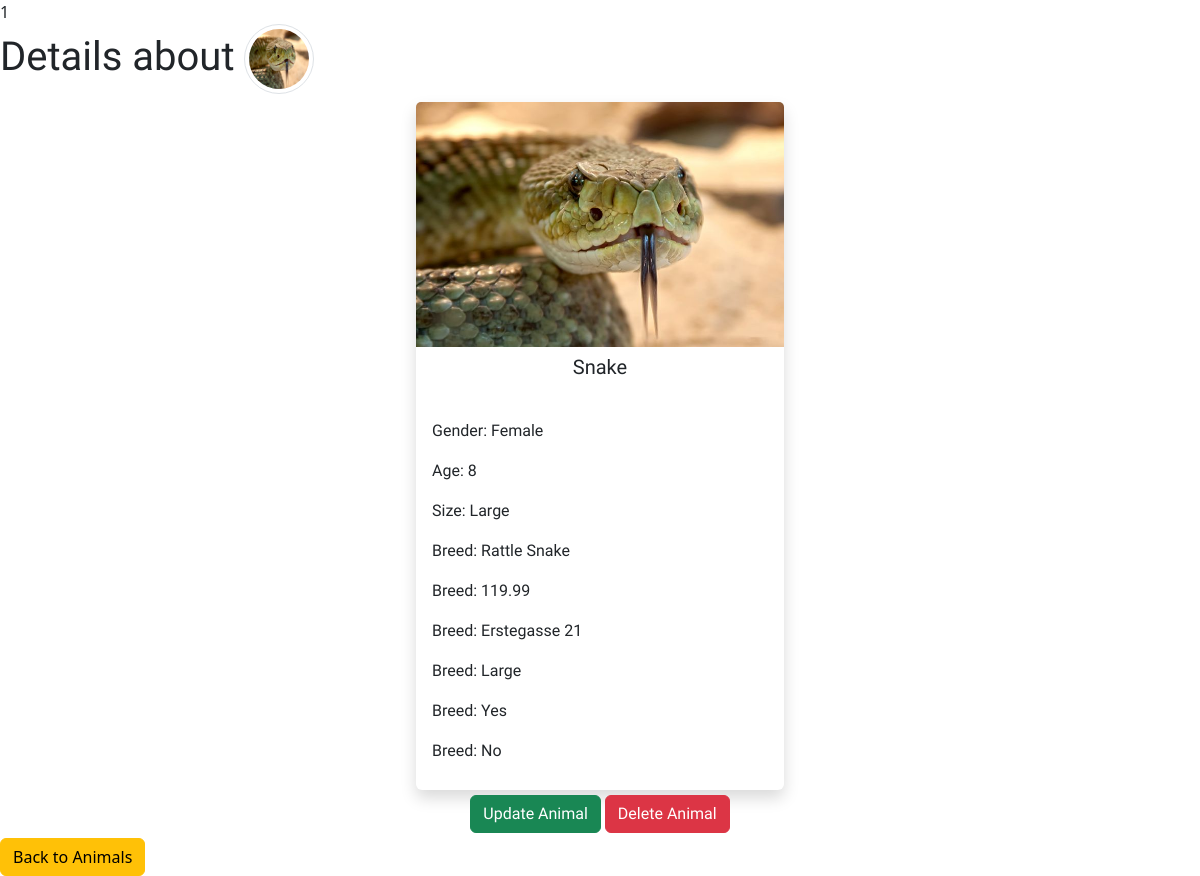
Page /products/details.php?id=1 (signed in) on the committed database.
### tables this page shows
CREATE TABLE `animal` (
  `id` int(11) NOT NULL,
  `first_name` varchar(255) NOT NULL,
  `address` varchar(255) NOT NULL,
  `age` int(11) NOT NULL,
  `breed` varchar(255) NOT NULL,
  `size` varchar(255) NOT NULL,
  `gender` varchar(255) NOT NULL,
  `vaccine` varchar(255) NOT NULL,
  `pedigree` varchar(255) NOT NULL,
  `price` decimal(5,2) NOT NULL,
  `image` varchar(255) NOT NULL
);

### products/details.php (the view, shortened to what this page needs)
<?php
require_once "../components/db_connect.php";
$id = $_GET['id'];
$sql = "SELECT * FROM animal WHERE id = {$id}";
$result = mysqli_query($connect, $sql);
$card = "";
if(mysqli_num_rows($result) > 0){
    $animal = mysqli_fetch_assoc($result);
    $card .= "
    <div class='card mb-5 shadow' style='width: 23rem; margin:0 auto; border:none; height: 43rem'>
        <img src='../pictures/{$animal['image']}' class='card-img-top' alt='{$animal['first_name']}' style='width:100%; height: 50%'>
        <figcaption class='text-center card-title py-2'><h5>{$animal['first_name']}</h5></figcaption>
        <div class='card-body'>
        <p class='card-text'>Gender: {$animal['gender']}</p>
        <p class='card-text'>Age: {$animal['age']}</p>
        <p class='card-text'>Size: {$animal['size']}</p>
        <p class='card-text'>Breed: {$animal['breed']}</p>
        <p class='card-text'>Breed: {$animal['price']}</p>
        <p class='card-text'>Breed: {$animal['address']}</p>
        <p class='card-text'>Breed: {$animal['size']}</p>
        <p class='card-text'>Breed: {$animal['vaccine']}</p>
        <p class='card-text'>Breed: {$animal['pedigree']}</p>
        </div>
        <div class='btns py-3 text-center'>
        <a href='update.php?id={$animal['id']}' class='btn btn-success'>Update Animal</a>
        <a href='delete.php?id={$animal['id']}' class='btn btn-danger'>Delete Animal</a>
        </div>
        </div>
    ";
}
?>
<!DOCTYPE html>
<html lang="en">
<head>
    <?= require_once "../components/boot.php"; ?>
</head>
<body>
    <h1>Details about <img src="../pictures/<?= $animal['image']  ?>" alt="img" class="img-thumbnail rounded-circle"></h1>
    <div>
        <?= $card; ?>
    </div>
    <a href="index.php" class="btn btn-warning">Back to Animals</a>
</body>
</html>

### products/details.php (style rules this page uses)
* { font-family: 'Lily Script One', cursive; }
.img-thumbnail { width: 70px !important; height: 70px !important; }

### rows in the picture
animal: image (picture), first_name "Snake", gender "Female", age "8", size "Large", breed "Rattle Snake", price "119.99", address "Erstegasse 21", vaccine "Yes", pedigree "No"
